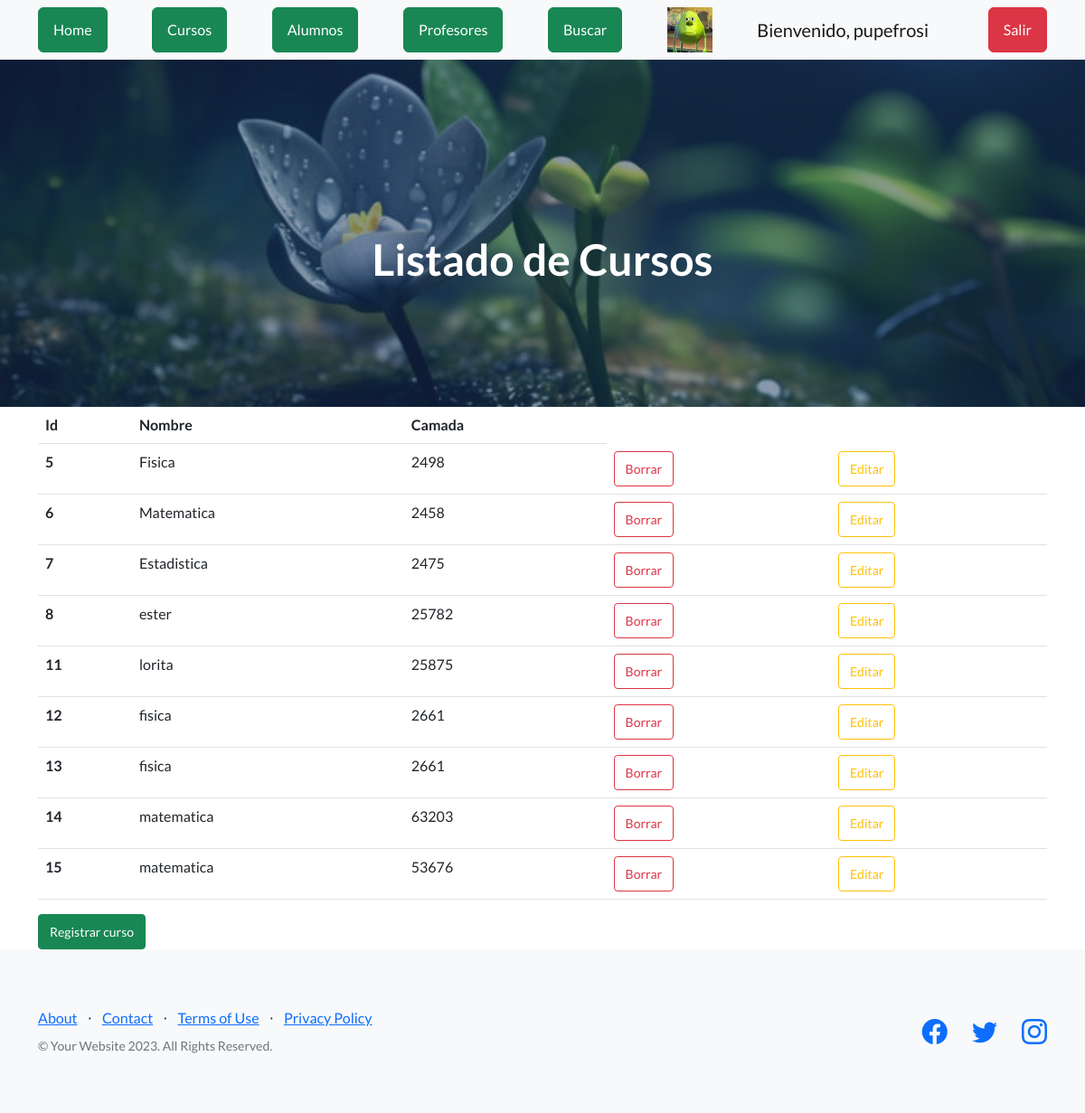
The page /AppCoder/ver_cursos (signed in) on the database as committed earlier.
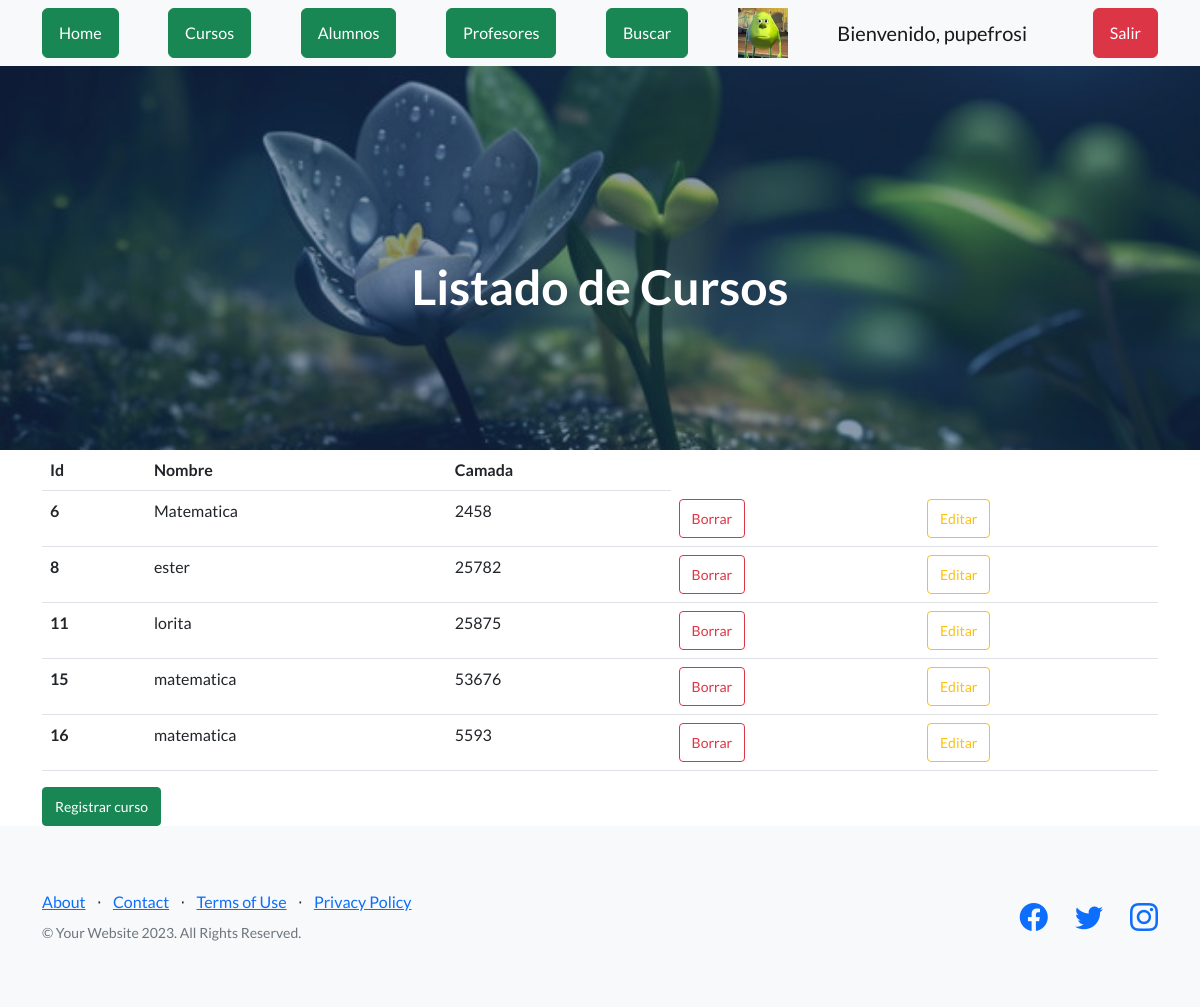
The same page on the database as committed later.
### AppCoder/models.py (models this page shows, shortened)
class Curso(models.Model):
    nombre = models.CharField(max_length=40)
    camada = models.IntegerField()

### AppCoder/views.py (the view)
# urls.py: path("ver_cursos", views.ver_cursos, name="cursos"),
def ver_cursos(request):
    cursos = Curso.objects.all()
    avatares = Avatar.objects.filter(user=request.user.id)
    return render(request, 'cursos.html', {'cursos': cursos, 'url': avatares[0].imagen.url if avatares.exists() else None})

### AppCoder/template/cursos.html (shortened to what this page needs)
{% extends 'padre.html' %}
{% load static %}
{% block h1 %} Listado de Cursos {% endblock %}
{% block contenido %}
    <main class="container-lg">
        <table class ="table">
            <thead>
                <th>Id</th>
                <th>Nombre</th>
                <th>Camada</th>
            </thead>
            <tbody>
                {% for n in cursos %}
                <tr>
                    <th scope="row">{{n.id}}</th>
                    <td>{{n.nombre}}</td>
                    <td>{{n.camada}}</td>
                    {% if request.user.is_authenticated %}
                    <td><a href="{% url 'eliminar_curso' n.id %}" class="btn btn-outline-danger btn-sm">Borrar</a></td>
                    <td><a href="{% url 'editar_curso' n.id %}" class="btn btn-outline-warning btn-sm">Editar</a></td>
                    {% endif %}
                </tr>
                {% endfor %}
            </tbody>
        </table>
        <a class="btn btn-success btn-sm" href="{% url 'alta_curso' %}">Registrar curso</a>
    </main>
{% endblock %}

### AppCoder/template/padre.html (shortened to what this page needs)
<!DOCTYPE html>
<html lang="en">
    <head>
        {% load static %}
        <link href="https://cdn.jsdelivr.net/npm/bootstrap-icons@1.5.0/font/bootstrap-icons.css" rel="stylesheet" type="text/css" />
        <link href="{% static 'AppCoder/css/styles.css' %}" rel="stylesheet" />
    </head>
    <body>
        <nav class="navbar navbar-light bg-light static-top">
            <div class="container">
                <a class="btn btn-success" href="{% url 'home' %}">Home</a>
                <a class="btn btn-success" href="{% url 'cursos' %}">Cursos</a>
                <a class="btn btn-success" href="{% url 'alumnos' %}">Alumnos</a>
                <a class="btn btn-success" href="{% url 'profesores' %}">Profesores</a>
                <a class="btn btn-success" href="{% url 'buscar' %}">Buscar</a>
                {% if not request.user.is_authenticated %}
                <a class="btn btn-success" href="{% url 'register' %}">Registrarse</a>
                <a class="btn btn-success" href="{% url 'Login' %}">Ingresar</a>
                {% else %}
                <img src="{{ url }}" alt="" width="50px" height="50px">
                <a class="navbar-brand" href="{% url 'Login' %}">Bienvenido, {{user.username}}</a>
                <form method="POST" action="{% url 'Logout' %}">
                    <button type="submit" class="btn btn-danger">Salir</button>
                </form>
                {% endif %}
            </div>
        </nav>
        <header class="masthead">
            <div class="container position-relative">
                <h1 class="text-center" style="color: white;">{% block h1 %} Bienvenidos a Ciencias Naturales {% endblock %}</h1>
            </div>
        </header>
        {% block contenido %}{% endblock %}
        <footer class="footer bg-light">
            <div class="container">
                <div class="row">
                    <div class="col-lg-6 h-100 text-center text-lg-start my-auto">
                        <ul class="list-inline mb-2">
                            <li class="list-inline-item"><a href="#!">About</a></li>
                            <li class="list-inline-item">⋅</li>
                            <li class="list-inline-item"><a href="#!">Contact</a></li>
                            <li class="list-inline-item">⋅</li>
                            <li class="list-inline-item"><a href="#!">Terms of Use</a></li>
                            <li class="list-inline-item">⋅</li>
                            <li class="list-inline-item"><a href="#!">Privacy Policy</a></li>
                        </ul>
                        <p class="text-muted small mb-4 mb-lg-0">&copy; Your Website 2023. All Rights Reserved.</p>
                    </div>
                    <div class="col-lg-6 h-100 text-center text-lg-end my-auto">
                        <ul class="list-inline mb-0">
                            <li class="list-inline-item me-4">
                                <a href="#!"><i class="bi-facebook fs-3"></i></a>
                            </li>
                            <li class="list-inline-item me-4">
                                <a href="#!"><i class="bi-twitter fs-3"></i></a>
                            </li>
                            <li class="list-inline-item">
                                <a href="#!"><i class="bi-instagram fs-3"></i></a>
                            </li>
                        </ul>
                    </div>
                </div>
            </div>
        </footer>
    </body>
</html>

Rows that differ between the two databases and show on the page:
removed Curso: id "5", nombre "Fisica", camada "2498"
removed Curso: id "7", nombre "Estadistica", camada "2475"
removed Curso: id "12", nombre "fisica", camada "2661"
removed Curso: id "13", nombre "fisica", camada "2661"
removed Curso: id "14", nombre "matematica", camada "63203"
added Curso: id "16", nombre "matematica", camada "5593"
